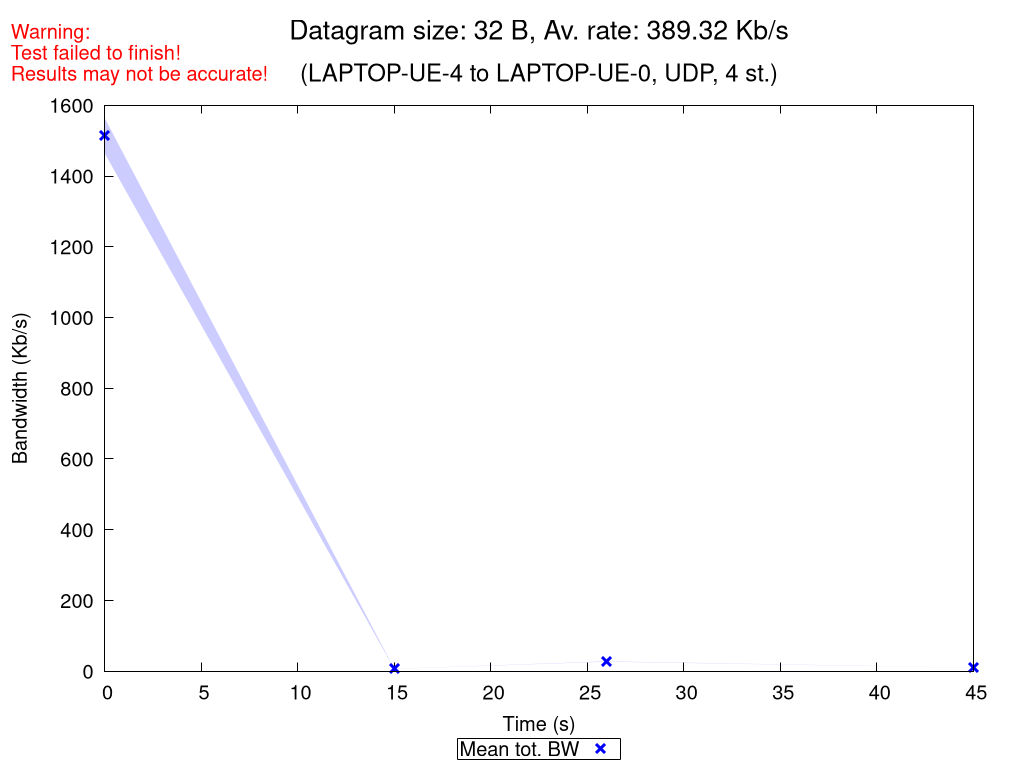

Reproduce this figure in gnuplot.
set terminal pngcairo nocrop enhanced size 1024,768 font "Verdana,15"
set output "UDP_4_st_2020_10_18_08-18-25_two2one_00032B.png"

set title "{/=20 Datagram size: 32 B, Av. rate: 389.32 Kb/s}\n\n{/=18 (LAPTOP-UE-4 to LAPTOP-UE-0, UDP, 4 st.)}"
set label "Warning:\nTest failed to finish!\nResults may not be accurate!" at screen 0.01, screen 0.96 tc rgb "red"

set xlabel "Time (s)"
set ylabel "Bandwidth (Kb/s)"
set ytics nomirror
set key bmargin center horizontal box samplen 1 width -1
set bmargin 4.6
set rmargin 4.5

rf = 1000.0  # rate factor
set style fill transparent solid 0.2 noborder
set autoscale xfix
plot "UDP_4_st_2020_10_18_08-18-25_two2one_00032B_iperf_processed.dat" using 1:($2/rf-$3/rf):($2/rf+$3/rf) with filledcurves lc rgb "blue" notitle, \
     "" using 1:($2/rf) with points pt 2 ps 1.5 lw 3 lc rgb "blue" title "Mean tot. BW", \
